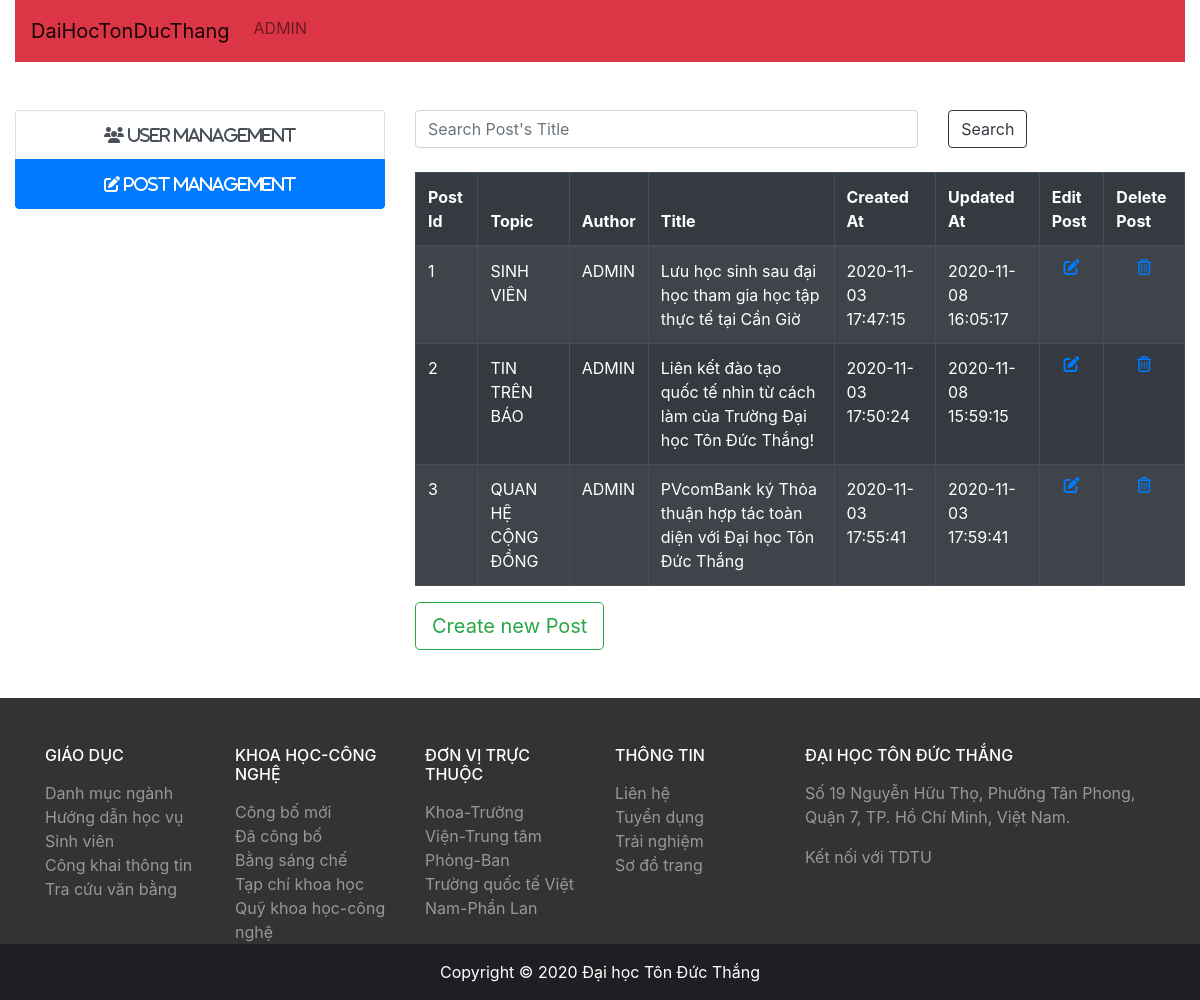
Screenshot of /admin/post-managerment.php with the database file from the repository.
### tables this page shows
CREATE TABLE `posts` (
  `postid` int(11) NOT NULL,
  `userid` int(11) UNSIGNED NOT NULL,
  `topic` varchar(255) NOT NULL,
  `author` varchar(50) NOT NULL,
  `title` varchar(255) NOT NULL,
  `image` varchar(255) NOT NULL,
  `body` text NOT NULL,
  `created_at` datetime NOT NULL DEFAULT current_timestamp(),
  `updated_at` datetime NOT NULL DEFAULT current_timestamp()
);

### admin/post-managerment.php (the view, shortened to what this page needs)
<?php
require ('config.php');
?>
<!doctype html>
<html lang="en">
<head>
    <link rel="stylesheet" href="https://stackpath.bootstrapcdn.com/bootstrap/4.3.1/css/bootstrap.min.css"
>
    <link rel="stylesheet" href="baitaplon/style.css">
</head>
<body>
    <div class="container-fluid">
        <nav class="navbar navbar-expand-sm navbar-light bg-danger">
            <a class="navbar-brand" href="/baitaplon/index.php">DaiHocTonDucThang</a>
            <div class="collapse navbar-collapse" id="collapsibleNavId">
                <ul class="navbar-nav mr-auto mt-2 mt-lg-0">
                    <li class="nav-item dropdown">
                        <a class="nav-link dropdown-toggle" href="#" name="txtUserID" id="txtUserID"
                            data-toggle="dropdown" aria-haspopup="true" aria-expanded="false">Admin</a>
                    </li>
                </ul>
            </div>
        </nav>
        <main class="mt-5">
            <div class="row">
                <div class="col-md-4">
                    <ul class="list-unstyled list-group">
                        <a class="list-group-item list-group-item-action text-center" href="#"><i
                                class="fas fa-users"> User Management</i></a>
                        <a class="list-group-item active list-group-item-action text-center"
                            href="post-managerment.php"><i class="fas fa-edit"> Post Management</i></a>
                    </ul>
                </div>
                <div class="col-md-8 ">
                    <div class="row">
                        <div class="col-md-8">
                            <div class="active-pink-3 active-pink-4 mb-4">
                                <input class="form-control" type="text" name="title" id="title"
                                    placeholder="Search Post's Title">
                            </div>
                        </div>
                        <div class="col-md-4">
                            <input type="submit" value="Search" class="btn btn-outline-dark btn-md" name="search"
                                id="search">
                        </div>
                    </div>
                    <div class="table-responsive">
                        <table class="table-hover table-bordered table table-striped table-dark">
                            <thead class="">
                                <tr>
                                    <th>Post Id</th>
                                    <th>Topic</th>
                                    <th>Author</th>
                                    <th>Title</th>
                                    <th>Created At</th>
                                    <th>Updated At</th>
                                    <th>Edit Post</th>
                                    <th>Delete Post</th>
                                </tr>
                            </thead>
                            <tbody>
                                <?php
                        $sql="SELECT * FROM posts";
                        $result=mysqli_query($conn,$sql);
                        while($row=mysqli_fetch_assoc($result)){
                        ?>
                                <tr>
                                    <td scope="row"><?php echo $row['postid'];?></td>
                                    <td><?php echo $row['topic'];?></td>
                                    <td><?php echo $row['author'];?></td>
                                    <td><?php echo $row['title'];?></td>
                                    <td><?php echo $row['created_at'];?></td>
                                    <td><?php echo $row['updated_at'];?></td>
                                    <td><a class="d-flex justify-content-center"
                                            href="edit-post.php?id=<?php echo $row['postid']; ?>"><i
                                                class="fas fa-edit"></i></a></td>
                                    <td><a class="d-flex justify-content-center"
                                            href="delete-post.php?id=<?php echo $row['postid']; ?>"><i
                                                class="far fa-trash-alt"></i></a></td>
                                </tr>
                                <?php
                            }
                        ?>
                            </tbody>
                        </table>
                    </div>
                    <a name="" id="" class="btn btn-lg btn-outline-success" href="/baitaplon/admin/create-post.php"
                        role="button">Create new Post</a>
                </div>
            </div>
        </main>
    </div>
    <section id="footer" style="background-color: #333;" class="mt-5">
        <div class="container pt-5 mt-2">
            <div class="row">
                <div class="col-12 col-md-4">
                    <div class="row">
                        <div class="col-12 col-md-6">
                            <h6 class="text-white text-uppercase mb-3">GIÁO DỤC</h6>
                            <a style="color: rgb(156, 150, 150);" href="https://admission.tdtu.edu.vn/dai-hoc/danh-muc-nganh-dai-hoc-2019" class="event-h">Danh mục ngành</a>
                            <a style="color: rgb(156, 150, 150);" href="https://undergrad.tdtu.edu.vn/huong-dan" class="event-h">Hướng dẫn học vụ</a>
                            <a style="color: rgb(156, 150, 150);" href="https://student.tdtu.edu.vn/" class="event-h">Sinh viên</a>
                            <br>
                            <a style="color: rgb(156, 150, 150);" href="https://www.tdtu.edu.vn/giao-duc/cong-khai-thong-tin" class="event-h">Công khai thông tin</a>
                            <a style="color: rgb(156, 150, 150);" href="http://tracuuvanbang.tdtu.edu.vn/" class="event-h">Tra cứu văn bằng</a>
                        </div>
                        <div class="col-12 col-md-6">
                            <h6 class="text-white text-uppercase mb-3">KHOA HỌC-CÔNG NGHỆ</h6>
                            <a style="color: rgb(156, 150, 150);" href="https://science.tdtu.edu.vn/publications" class="event-h">Công bố mới</a>
                            <br>
                            <a style="color: rgb(156, 150, 150);" href="https://science.tdtu.edu.vn/san-pham/cong-bo-khoa-hoc" class="event-h">Đã công bố</a>
                            <br>
                            <a style="color: rgb(156, 150, 150);" href="https://science.tdtu.edu.vn/san-pham/bang-sang-che" class="event-h">Bằng sáng chế</a>
                            <br>
                            <a style="color: rgb(156, 150, 150);" href="https://science.tdtu.edu.vn/san-pham/tap-chi-khoa-hoc" class="event-h">Tạp chí khoa học</a>
                            <br>
                            <a style="color: rgb(156, 150, 150);" href="https://fostect.tdtu.edu.vn/" class="event-h">Quỹ khoa học-công nghệ</a>
                        </div>
                    </div>
                </div>
                <div class="col-12 col-md-4">
                    <div class="row">
                        <div class="col-12 col-md-6">
                            <h6 class="text-white text-uppercase mb-3">ĐƠN VỊ TRỰC THUỘC</h6>
                            <a style="color: rgb(156, 150, 150);" href="https://www.tdtu.edu.vn/gioi-thieu/khoa-truong" class="event-h">Khoa-Trường</a>
                            <br>
                            <a style="color: rgb(156, 150, 150);" href="https://www.tdtu.edu.vn/gioi-thieu/vien-trung-tam" class="event-h">Viện-Trung tâm</a>
                            <br>
                            <a style="color: rgb(156, 150, 150);" href="https://www.tdtu.edu.vn/gioi-thieu/phong-ban" class="event-h">Phòng-Ban</a>
                            <br>
                            <a style="color: rgb(156, 150, 150);" href="https://vfis.tdtu.edu.vn/vi" class="event-h">Trường quốc tế Việt Nam-Phần Lan</a>
                        </div>
                        <div class="col-12 col-md-6">
                            <h6 class="text-white text-uppercase mb-3">THÔNG TIN</h6>
                            <a style="color: rgb(156, 150, 150);" href="https://www.tdtu.edu.vn/gioi-thieu/lien-he" class="event-h">Liên hệ</a>
                            <br>
                            <a style="color: rgb(156, 150, 150);" href="https://www.tdtu.edu.vn/tuyen-dung" class="event-h">Tuyển dụng</a>
                            <br>
                            <a style="color: rgb(156, 150, 150);" href="https://student.tdtu.edu.vn/sv-tap-su" class="event-h">Trải nghiệm</a>
                            <br>
                            <a style="color: rgb(156, 150, 150);" href="https://www.tdtu.edu.vn/sitemap" class="event-h">Sơ đồ trang</a>
                        </div>
                    </div>
                </div>
                <div class="col-12 col-md-4">
                    <h6 class="text-white text-uppercase mb-3">ĐẠI HỌC TÔN ĐỨC THẮNG</h6>
                    <p style="color:rgb(156, 150, 150);">Số 19 Nguyễn Hữu Thọ, Phường Tân Phong, Quận 7, TP. Hồ Chí Minh, Việt Nam.</p>
                    <p style="color:rgb(156, 150, 150);">Kết nối với TDTU
                         <a href="https://www.facebook.com/tonducthanguniversity">
                        </a>
                        <a href="https://www.youtube.com/user/DhTonDucThang">
                        </a>
                        <a href="https://twitter.com/tonducthanguniv">
                        </a>
                    </p>
                </div>
            </div>
        </div>
    </section>
    <section id="privacy" style="background-color: #1F1E23;">
        <p class="text-center text-white py-3 m-0">Copyright © 2020 Đại học Tôn Đức Thắng</p>
    </section>
</body>
</html>

### style.css (style rules this page uses)
.nav-item > a { color: #666;display:inline-block; margin:0;text-transform:uppercase; }
.nav-item > a:after { display:block; content: ''; border-bottom: solid 2px red; transform: scaleX(0); transition: transform 450ms ease-in-out; }
.event-h { color: black; }

### rows the page displays
posts: postid "1", topic "SINH VIÊN", author "ADMIN", title "Lưu học sinh sau đại học tham gia học tập thực tế tại Cần Giờ", created_at "2020-11-03 17:47:15", updated_at "2020-11-08 16:05:17"
posts: postid "2", topic "TIN TRÊN BÁO", author "ADMIN", title "Liên kết đào tạo quốc tế nhìn từ cách làm của Trường Đại học Tôn Đức Thắng!", created_at "2020-11-03 17:50:24", updated_at "2020-11-08 15:59:15"
posts: postid "3", topic "QUAN HỆ CỘNG ĐỒNG", author "ADMIN", title "PVcomBank ký Thỏa thuận hợp tác toàn diện với Đại học Tôn Đức Thắng", created_at "2020-11-03 17:55:41", updated_at "2020-11-03 17:59:41"
